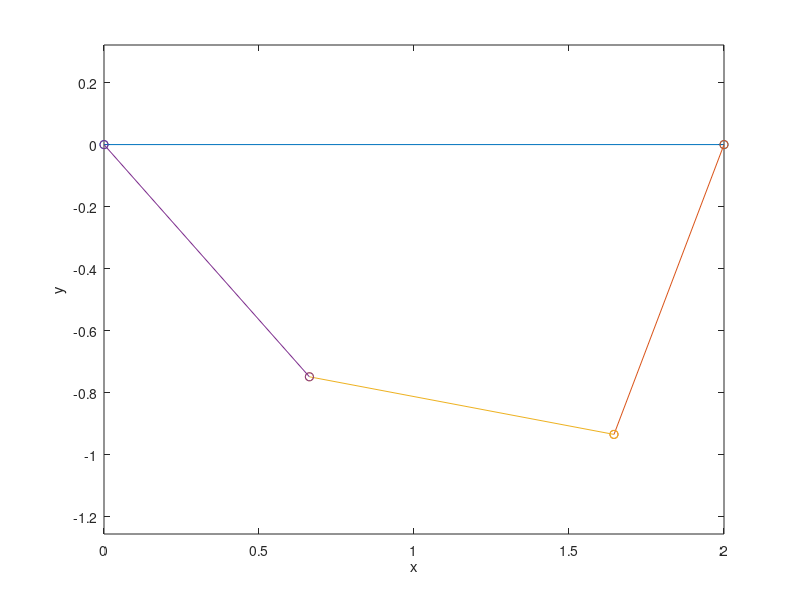

Here is the MATLAB script that generated this plot:
clear all
close all 
clc

%Givna värden
L1 = 1; 
L2 = 1;
L3 = 1;
a = 2; 
m1 = 1; 
m2 = 3;

%Givna Ekvationer
% f1 = L1*cos(u1) + L2*cos(u2) + L3*cos(u3) - a = 0
% f2 = L1*sin(u1) + L2*sin(u2) + L3*sin(u3) = 0
% f3 = m2*tan(u1) - (m1+m2)*tan(u2) + m1*tan(u3) = 0
% pi/2 > u1 => u2 => u3 > -pi/2

% Startgissningar
u1 = pi/4;
u2 = pi/6;
u3 = -pi/3;
uV = [u1; u2; u3];
% Ekvationer med startgissningar
f1 = L1*cos(u1) + L2*cos(u2) + L3*cos(u3) - a;
f2 = L1*sin(u1) + L2*sin(u2) + L3*sin(u3);
f3 = m2*tan(u1) - (m1+m2)*tan(u2) + m1*tan(u3);
f = [f1; f2; f3]; % Vektor med funktionsvärderna

% Newtons metod för ickelinjära ekvationssystem
% Jacobian fås som [df1/du1 df1/du2 df1/du3 ; df2/du1 ....

iter = 0; % Iteration
dfnorm = 1;
disp('   Iteration    u1       u2        u3      Kvadreringhastighet')
while norm(f) > 1e-10 && iter < 10 
    % Sätter stoppkriterium för loopen, vi vill att alla element i f
    % dvs ekvationerna, ska vara noll. Därför norm(f) tillräckligt nära
    % noll.
    dfnormprim = dfnorm;
    iter = iter + 1; 
    J = [-L1*sin(u1) -L2*sin(u2) -L3*sin(u3);
        L1*cos(u1) L2*cos(u2) L3*cos(u3);
        m2/(cos(u1)^2) -(m1+m2)/(cos(u2)^2) m1/(cos(u3)^2)]; 
    df = J\f;       %Derivatan
    uV = uV - df;   %Precis som Newton metod i en variabel
    u1 = uV(1); % Stoppar in värden
    u2 = uV(2); 
    u3 = uV(3);  
    f1 = L1*cos(u1) + L2*cos(u2) + L3*cos(u3) - a; % Uppdatera funktioner
    f2 = L1*sin(u1) + L2*sin(u2) + L3*sin(u3); 
    f3 = m2*tan(u1) - (m1+m2)*tan(u2) + m1*tan(u3); 
    f = [f1; f2; f3]; 
    dfnorm = norm(df);
    k = dfnorm/dfnormprim^2; % Derivata/gammla derivatan i kvadrat    
    disp([iter u1 u2 u3 k])
end


%Plottar snöret
%Börjar med koordinater för A o B
Ax = 0; 
Ay = 0; 
Bx = a; 
By = 0; 
%Koordinater för m1 o m2
m2x = Bx - L3*cos(u3); 
m2y = By + L3*sin(u3); 
m1x = Ax + L1*cos(u1); 
m1y = Ay - L1*sin(u1); 

plot([Ax Bx],[Ay By], 'o-')
hold on
plot([Bx m2x],[By m2y],'o-')
hold on
plot([m2x m1x],[m2y m1y],'o-')
hold on
plot([m1x Ax],[m1y Ay],'o-')
axis equal
xlabel('x')
ylabel('y')
